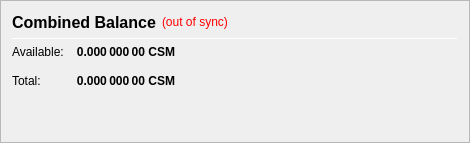
                   <widget class="QFrame" name="frame_CombinedBalances">
                    <property name="minimumSize">
                     <size>
                      <width>470</width>
                      <height>0</height>
                     </size>
                    </property>
                    <property name="frameShape">
                     <enum>QFrame::StyledPanel</enum>
                    </property>
                    <property name="frameShadow">
                     <enum>QFrame::Raised</enum>
                    </property>
                    <layout class="QVBoxLayout" name="verticalLayout_5">
                     <item>
                      <layout class="QHBoxLayout" name="horizontalLayout_5" stretch="0,0,0">
                       <item>
                        <widget class="QLabel" name="label_5z">
                         <property name="minimumSize">
                          <size>
                           <width>0</width>
                           <height>20</height>
                          </size>
                         </property>
                         <property name="font">
                          <font>
                           <pointsize>12</pointsize>
                           <weight>75</weight>
                           <bold>true</bold>
                          </font>
                         </property>
                         <property name="toolTip">
                          <string>Combined Balance (including unconfirmed and immature coins)</string>
                         </property>
                         <property name="text">
                          <string>Combined Balance</string>
                         </property>
                        </widget>
                       </item>
                       <item>
                        <widget class="QLabel" name="labelWalletStatus">
                         <property name="cursor">
                          <cursorShape>WhatsThisCursor</cursorShape>
                         </property>
                         <property name="toolTip">
                          <string>The displayed information may be out of date. Your wallet automatically synchronizes with the Consortium network after a connection is established, but this process has not completed yet.</string>
                         </property>
                         <property name="styleSheet">
                          <string notr="true">QLabel { color: red; }</string>
                         </property>
                         <property name="text">
                          <string notr="true">(out of sync)</string>
                         </property>
                         <property name="alignment">
                          <set>Qt::AlignLeading|Qt::AlignLeft|Qt::AlignVCenter</set>
                         </property>
                        </widget>
                       </item>
                       <item>
                        <spacer name="horizontalSpacer_1">
                         <property name="orientation">
                          <enum>Qt::Horizontal</enum>
                         </property>
                         <property name="sizeHint" stdset="0">
                          <size>
                           <width>40</width>
                           <height>20</height>
                          </size>
                         </property>
                        </spacer>
                       </item>
                      </layout>
                     </item>
                     <item>
                      <widget class="Line" name="line_CombinedBalance">
                       <property name="minimumSize">
                        <size>
                         <width>0</width>
                         <height>1</height>
                        </size>
                       </property>
                       <property name="maximumSize">
                        <size>
                         <width>16777215</width>
                         <height>1</height>
                        </size>
                       </property>
                       <property name="orientation">
                        <enum>Qt::Horizontal</enum>
                       </property>
                      </widget>
                     </item>
                     <item>
                      <layout class="QGridLayout" name="gridLayout_3">
                       <property name="spacing">
                        <number>12</number>
                       </property>
                       <item row="1" column="0">
                        <widget class="QLabel" name="labelBalanceTextz">
                         <property name="text">
                          <string>Available:</string>
                         </property>
                        </widget>
                       </item>
                       <item row="1" column="1">
                        <widget class="QLabel" name="labelBalancez">
                         <property name="font">
                          <font>
                           <weight>75</weight>
                           <bold>true</bold>
                          </font>
                         </property>
                         <property name="cursor">
                          <cursorShape>IBeamCursor</cursorShape>
                         </property>
                         <property name="toolTip">
                          <string>Your current spendable balance</string>
                         </property>
                         <property name="text">
                          <string notr="true">0.000 000 00 CSM</string>
                         </property>
                         <property name="alignment">
                          <set>Qt::AlignRight|Qt::AlignTrailing|Qt::AlignVCenter</set>
                         </property>
                         <property name="textInteractionFlags">
                          <set>Qt::LinksAccessibleByMouse|Qt::TextSelectableByKeyboard|Qt::TextSelectableByMouse</set>
                         </property>
                        </widget>
                       </item>
                       <item row="2" column="0">
                        <widget class="QLabel" name="labelTotalTextz">
                         <property name="text">
                          <string>Total:</string>
                         </property>
                        </widget>
                       </item>
                       <item row="2" column="1">
                        <widget class="QLabel" name="labelTotalz">
                         <property name="font">
                          <font>
                           <weight>75</weight>
                           <bold>true</bold>
                          </font>
                         </property>
                         <property name="cursor">
                          <cursorShape>IBeamCursor</cursorShape>
                         </property>
                         <property name="toolTip">
                          <string>Total Balance, including all unavailable coins.</string>
                         </property>
                         <property name="text">
                          <string notr="true">0.000 000 00 CSM</string>
                         </property>
                         <property name="alignment">
                          <set>Qt::AlignRight|Qt::AlignTrailing|Qt::AlignVCenter</set>
                         </property>
                         <property name="textInteractionFlags">
                          <set>Qt::LinksAccessibleByMouse|Qt::TextSelectableByKeyboard|Qt::TextSelectableByMouse</set>
                         </property>
                        </widget>
                       </item>
                       <item row="2" column="3">
                        <spacer name="horizontalSpacer_2">
                         <property name="orientation">
                          <enum>Qt::Horizontal</enum>
                         </property>
                         <property name="sizeHint" stdset="0">
                          <size>
                           <width>40</width>
                           <height>20</height>
                          </size>
                         </property>
                        </spacer>
                       </item>
                      </layout>
                     </item>
                     <item>
                      <spacer name="verticalSpacer_1">
                       <property name="orientation">
                        <enum>Qt::Vertical</enum>
                       </property>
                       <property name="sizeHint" stdset="0">
                        <size>
                         <width>20</width>
                         <height>40</height>
                        </size>
                       </property>
                      </spacer>
                     </item>
                    </layout>
                   </widget>
